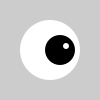
Frame 1 (no input)
Frame 60 (the mouse pressed at the canvas centre just before this capture): identical to frame 1, image omitted
Frame 120 (the mouse held since frame 60 and released just before this capture): identical to frame 1, image omitted

The Processing sketch that drew this single still picture (run headless with seeded random() and noise(); from frame 60 on, the mouse is pressed at the canvas centre):

// Processing sketch: Example_6_1
// ── Example_6_1.pde
void setup()
{
  size(100,100);
  noStroke();
}

void draw()
{
  background(204);
  fill(255);
  ellipse(50,50,60,60);    //outer white circle
  fill(0);
  ellipse(50+10, 50, 30, 30);  //black circle
  fill(255);
  ellipse(50+16, 46, 6, 6);  //small, white circle
}
